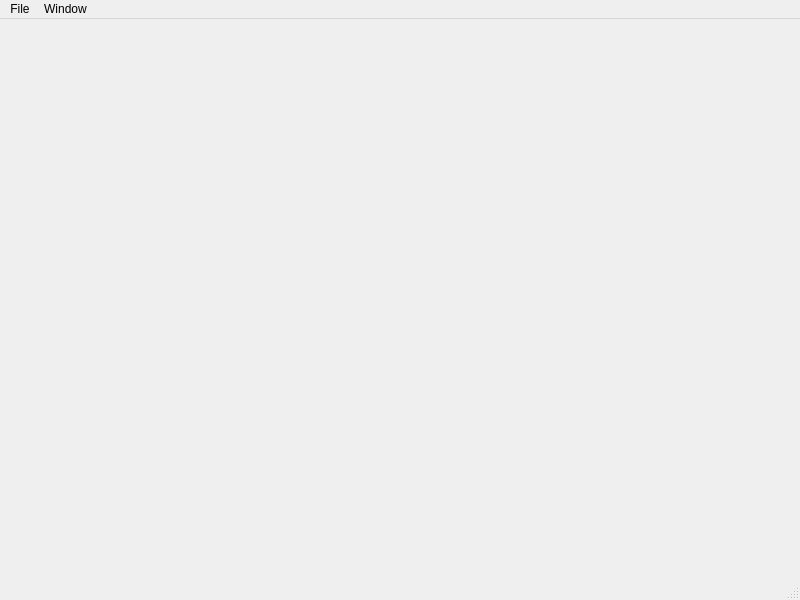
<?xml version="1.0" encoding="UTF-8"?>
<ui version="4.0">
 <class>MainWindow</class>
 <widget class="QMainWindow" name="MainWindow">
  <property name="geometry">
   <rect>
    <x>0</x>
    <y>0</y>
    <width>800</width>
    <height>600</height>
   </rect>
  </property>
  <property name="windowTitle">
   <string>MainWindow</string>
  </property>
  <widget class="QWidget" name="centralwidget"/>
  <widget class="QMenuBar" name="menubar">
   <property name="geometry">
    <rect>
     <x>0</x>
     <y>0</y>
     <width>800</width>
     <height>22</height>
    </rect>
   </property>
   <widget class="QMenu" name="menuFile">
    <property name="title">
     <string>File</string>
    </property>
    <addaction name="actionPreferences"/>
   </widget>
   <widget class="QMenu" name="menuWindow">
    <property name="title">
     <string>Window</string>
    </property>
    <addaction name="actionShow_Log"/>
    <addaction name="actionSubmit_Bug_Report"/>
   </widget>
   <addaction name="menuFile"/>
   <addaction name="menuWindow"/>
  </widget>
  <widget class="QStatusBar" name="statusbar"/>
  <action name="actionOpen_Existing_Scan">
   <property name="text">
    <string>Open Existing Scan...</string>
   </property>
  </action>
  <action name="actionPreferences">
   <property name="text">
    <string>Preferences...</string>
   </property>
   <property name="menuRole">
    <enum>QAction::PreferencesRole</enum>
   </property>
  </action>
  <action name="actionShow_Log">
   <property name="text">
    <string>Show Log...</string>
   </property>
   <property name="shortcut">
    <string>Ctrl+Shift+L</string>
   </property>
  </action>
  <action name="actionSubmit_Bug_Report">
   <property name="text">
    <string>Submit Bug Report...</string>
   </property>
  </action>
 </widget>
 <resources/>
 <connections/>
</ui>
